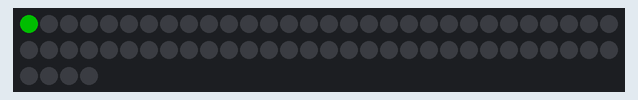
Bench run of a sketch on a simulated Arduino Uno, built with avr-gcc and run on an emulated ATmega328P. Parts: 64 RGB LEDs in strip order, left to right, continuing on the next row. Dim RGB values are drawn brighter than linear; colours are those a GRB WS2812 strip shows for the declared byte order.

Above: at 0.15 s.
At 4.99 s:
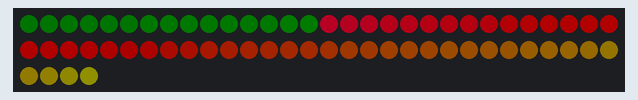
At 9.83 s:
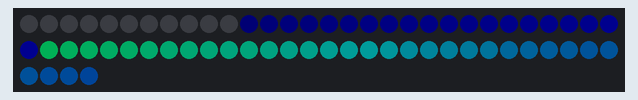
At 19.81 s:
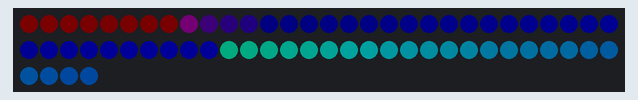
At 29.18 s:
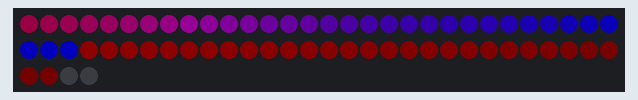
At 39.77 s:
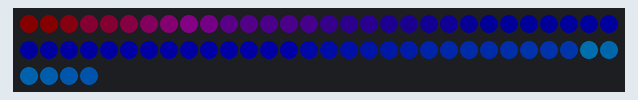

The sketch:

6_addressable_leds.ino
```cpp
/*
  Individually Addressable LED Strips
  2.00b Electronics Tutorial!

  Let's do an LED thing!
  Questions?
  [Victor Hung](vhung@mit.edu)
*/

#include <FastLED.h>

// How many leds in your strip?
#define NUM_LEDS 64

// What's the DATA PIN? (Usually the green wire)
#define DATA_PIN 6

// Define the array of leds
CRGB leds[NUM_LEDS];

void setup() {
  Serial.println("resetting");
  FastLED.addLeds<WS2812,DATA_PIN,RGB>(leds,NUM_LEDS);
  FastLED.setBrightness(80);
}

void fadeall() { for(int i = 0; i < NUM_LEDS; i++) { leds[i].nscale8(250); } }

void loop() {
  static uint8_t hue = 0;

  // First slide the led in one direction
  for(int i = 0; i < NUM_LEDS; i++) {
    // Set the i'th led to red
    leds[i] = CHSV(hue++, 255, 255);
    // Show the leds
    FastLED.show();
    // now that we've shown the leds, reset the i'th led to black
    // leds[i] = CRGB::Black;
    fadeall();
    // Wait a little bit before we loop around and do it again
    delay(10);
  }

  // Now go in the other direction.
  for(int i = (NUM_LEDS)-1; i >= 0; i--) {
    // Set the i'th led to red
    leds[i] = CHSV(hue++, 255, 255);
    // Show the leds
    FastLED.show();
    // now that we've shown the leds, reset the i'th led to black
    // leds[i] = CRGB::Black;
    fadeall();
    // Wait a little bit before we loop around and do it again
    delay(10);
  }
}
```
